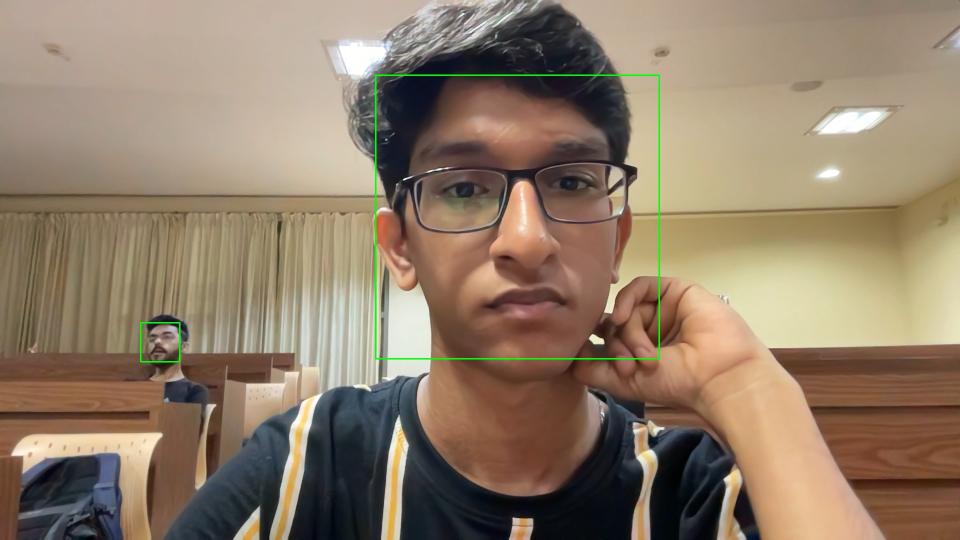
#> input picture aurora-main/2.jpg, 1920 x 1080 px, given in place of bird.jpeg, which was not available (shown at 1/2 size)
$ jupyter execute opencv_basics.ipynb   (text cells are left out)
#> lines starting #> are read from the running program, lines starting #| are printed output that depends on the picture; pictures that were not available may be replaced by others from this repository, and a replacement may not be noted
[cell 1]
import cv2
import numpy as np
import matplotlib.pyplot as plt

[cell 2]
# reading an image
image = cv2.imread('bird.jpeg')
#> image is the input picture: shape (1080, 1920, 3); mean B, G, R 104.5, 124.9, 143.5
plt.imshow(image)

[cell 3]
import cv2

image = cv2.imread("bird.jpeg", cv2.IMREAD_COLOR)
cv2.imshow("image", image)
cv2.waitKey(0)

cv2.destroyAllWindows()

[cell 4]
# height - 700, width - 1120, channels - 3 RGB/BGR
# if grayscale image, channel - 1
image.shape
#> Out = (1080, 1920, 3)

[cell 5]
# To change the image to RGB
RGB_img = cv2.cvtColor(image, cv2.COLOR_BGR2RGB)
plt.imshow(RGB_img)

[cell 6]
# To change the image to grayscale
gray = cv2.cvtColor(image, cv2.COLOR_BGR2GRAY)
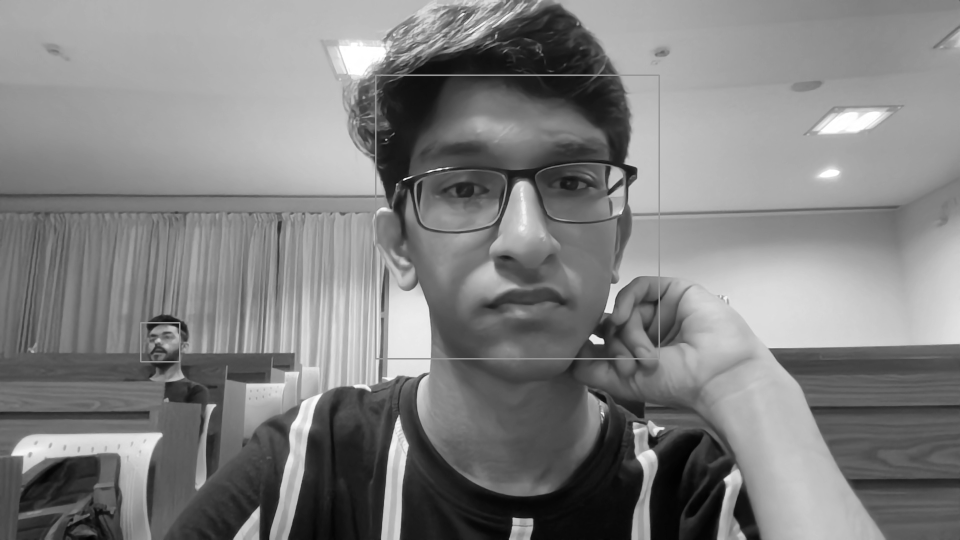
#> gray: shape (1080, 1920) (shown at 1/2 size); min 1, max 255, mean 128.2
plt.imshow(gray,cmap='gray')

[cell 7]
B, G, R = cv2.split(image)
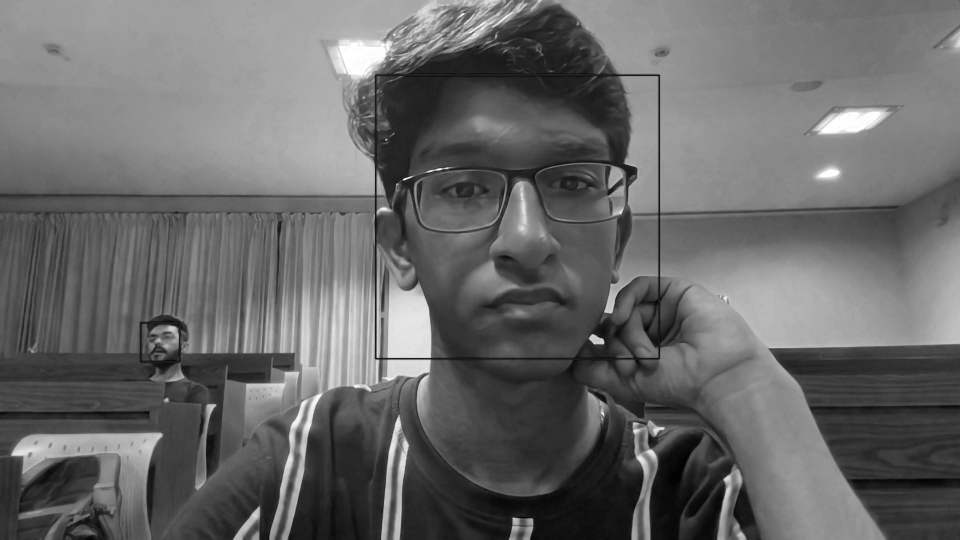
#> B: shape (1080, 1920) (shown at 1/2 size); min 0, max 255, mean 104.5
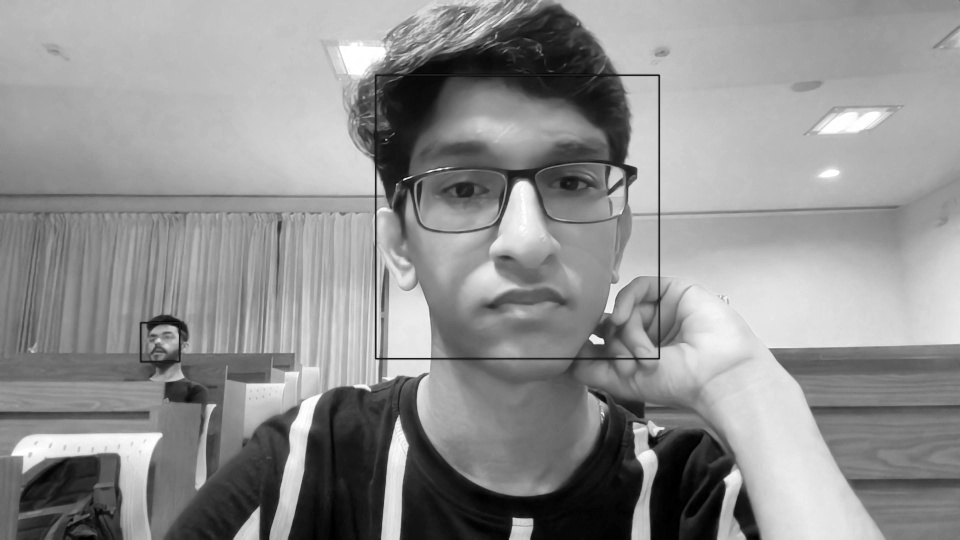
#> R: shape (1080, 1920) (shown at 1/2 size); min 0, max 255, mean 143.5

[cell 8]
cv2.imshow("Blue",B)
cv2.waitKey(0)
cv2.destroyAllWindows()

[cell 9]
cv2.imshow("Green",G)
cv2.waitKey(0)
cv2.destroyAllWindows()

[cell 10]
cv2.imshow("Red",R)
cv2.waitKey(0)
cv2.destroyAllWindows()

[cell 11]
# Image Addition
added=cv2.add(B, G)
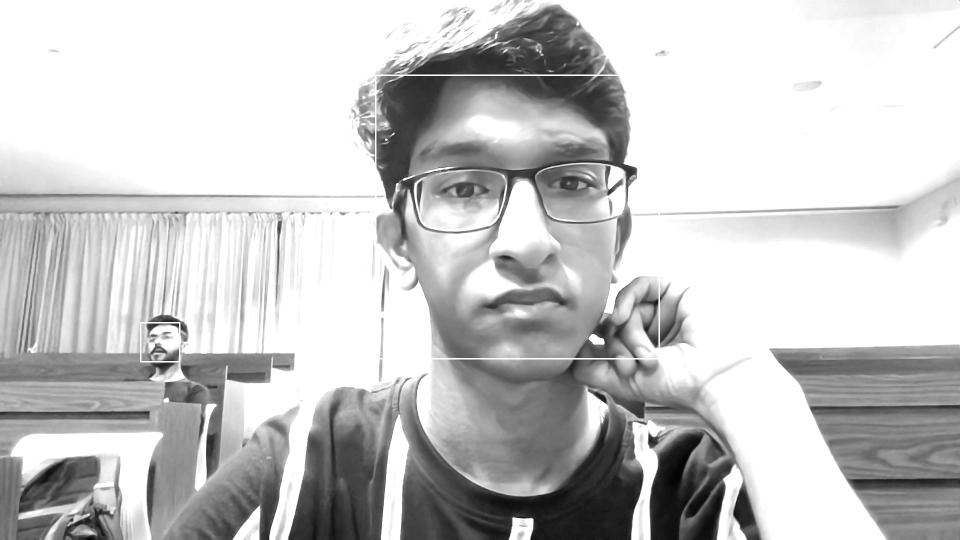
#> added: shape (1080, 1920) (shown at 1/2 size); min 1, max 255, mean 197.7
cv2.imshow("Added",added)
cv2.waitKey(0)
cv2.destroyAllWindows()

[cell 12]
weighted=cv2.addWeighted(B, 0.5, G, 0.5, 0.2)
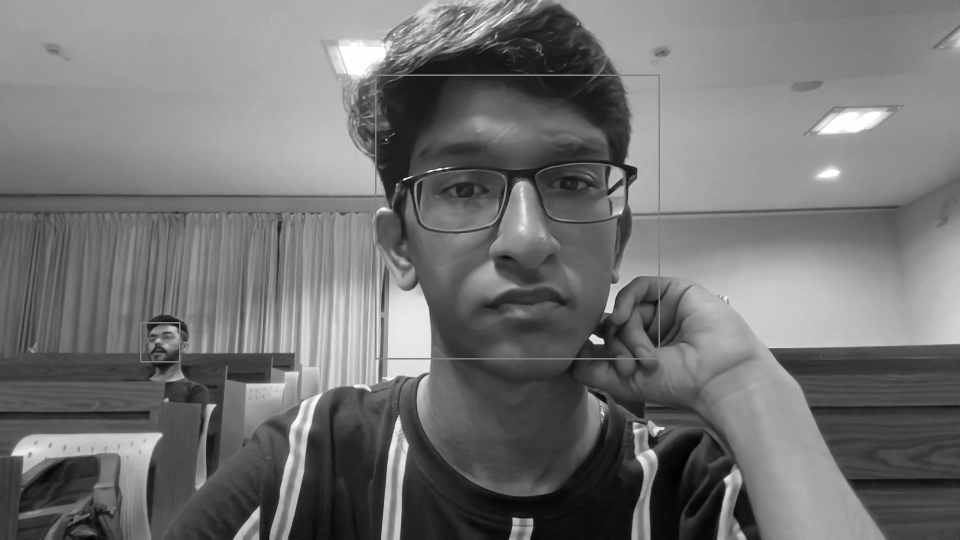
#> weighted: shape (1080, 1920) (shown at 1/2 size); min 1, max 255, mean 115
cv2.imshow("Added",weighted)
cv2.waitKey(0)
cv2.destroyAllWindows()

[cell 13]
cap = cv2.VideoCapture('lane_vgt.mp4')
while(cap.isOpened()):
  # Capture each frame
    ret, frame = cap.read()
    if ret == True:
            cv2.imshow('Frame', frame)

            # Press Q on keyboard to exit
            if cv2.waitKey(1) & 0xFF == ord('q'):
#> (key q is pressed here)
                break

[cell 14]
copy=image
plt.imshow(cv2.rectangle(image,(384,0),(510,128),(0,255,0),3))

[cell 15]
plt.imshow(cv2.circle(image,(447,63), 63, (0,0,255), -1))

[cell 16]
# Adding text to Images
font = cv2.FONT_HERSHEY_SIMPLEX
plt.imshow(cv2.putText(image,'OpenCV',(10,500), font, 4,(255,255,255),2,cv2.LINE_AA))
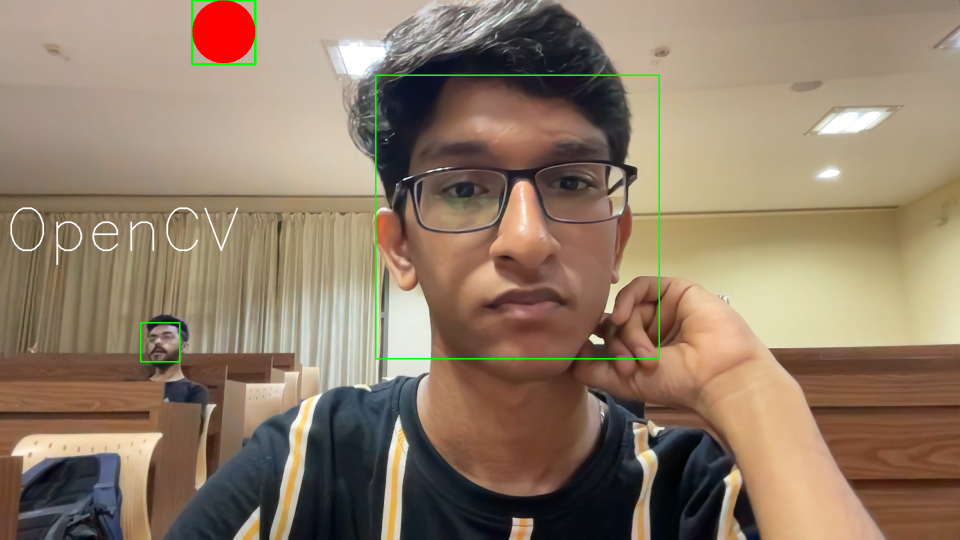
#> image: shape (1080, 1920, 3) (shown at 1/2 size); mean B, G, R 103.7, 124.2, 143.9

[cell 17]
def draw_circle(event,x,y,flags,param):
    if event == cv2.EVENT_LBUTTONDBLCLK:
        cv2.circle(img,(x,y),100,(255,0,0),-1)
# Create a black image, a window and bind the function to window
img = np.zeros((512,512,3), np.uint8)
cv2.namedWindow('image')
cv2.setMouseCallback('image',draw_circle)
while(1):
    cv2.imshow('image',img)
    if cv2.waitKey(20) & 0xFF == ord('q'):
#> (key q is pressed here)
        break
cv2.destroyAllWindows()

[cell 18]
cv2.useOptimized()

[cell 19]
# ROI extraction
plt.imshow(image[280:340, 330:390])
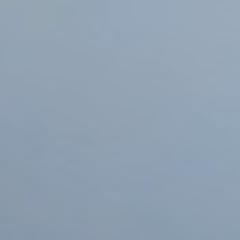
#> shown: shape (60, 60, 3) (shown 4 times larger); mean R, G, B 144.4, 161.6, 178.8

[cell 20]
# Thresholding

ret,thresh1 = cv2.threshold(img,127,255,cv2.THRESH_BINARY)
ret,thresh2 = cv2.threshold(img,127,255,cv2.THRESH_BINARY_INV)
ret,thresh3 = cv2.threshold(img,127,255,cv2.THRESH_TRUNC)
ret,thresh4 = cv2.threshold(img,127,255,cv2.THRESH_TOZERO)
ret,thresh5 = cv2.threshold(img,127,255,cv2.THRESH_TOZERO_INV)
titles = ['Original Image','BINARY','BINARY_INV','TRUNC','TOZERO','TOZERO_INV']
images = [image, thresh1, thresh2, thresh3, thresh4, thresh5]
for i in range(6):
    plt.subplot(2,3,i+1),plt.imshow(images[i],'gray',vmin=0,vmax=255)
    plt.title(titles[i])
    plt.xticks([]),plt.yticks([])
plt.show()
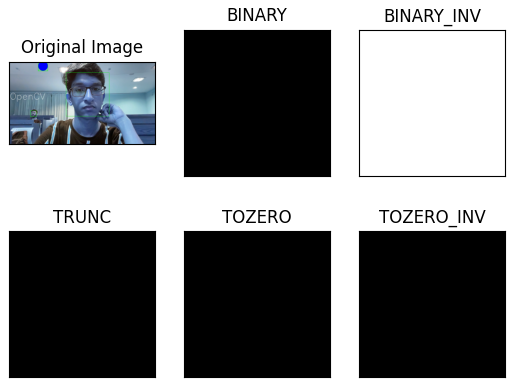
#> figure drawn by matplotlib, 6 panels; B, G, R data is drawn as R, G, B

[cell 21]
# Thresholding using TrackBar

cv2.namedWindow('change')

def nothing(x):
    pass

cv2.createTrackbar('low', 'change', 0, 255, nothing)
cv2.createTrackbar('high', 'change', 0, 255, nothing)

gray=cv2.cvtColor(image,cv2.COLOR_BGR2GRAY)


while(True):

    # get current positions of all Three trackbars
    l = cv2.getTrackbarPos('low', 'change')
    h = cv2.getTrackbarPos('high', 'change')

    ret,thresh = cv2.threshold(gray,l,h,cv2.THRESH_BINARY)
#> thresh: shape (1080, 1920); every value is 0
#> ret = 0

    # show image
    cv2.imshow('change', thresh)

    # for button pressing and changing
    if cv2.waitKey(1) & 0xFF == ord('q'):
#> (key q is pressed here)
        break

cv2.destroyAllWindows()

[cell 22]
plt.imshow(cv2.GaussianBlur(image,(5,5),0))
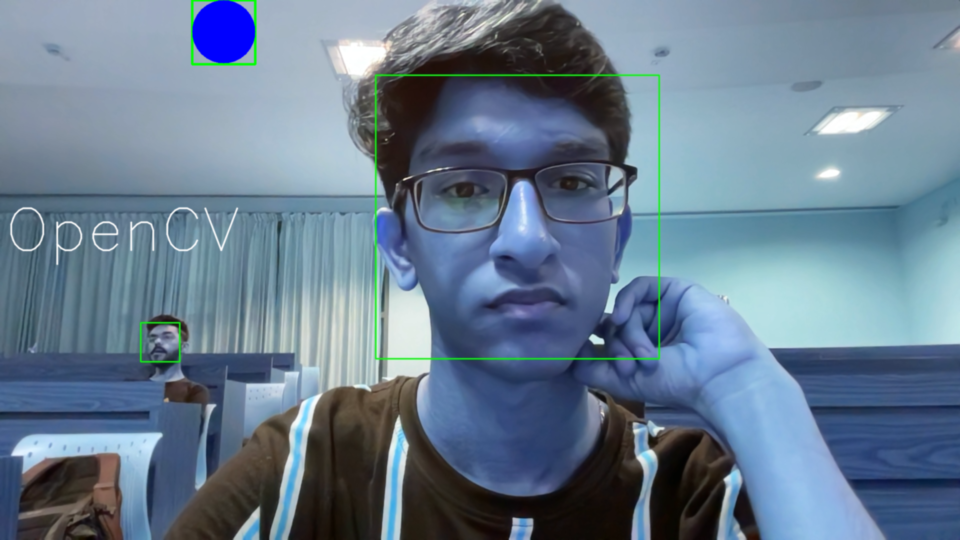
#> shown: shape (1080, 1920, 3) (shown at 1/2 size); mean R, G, B 103.7, 124.2, 143.9

[cell 23]
edges = cv2.Canny(gray,100,200)
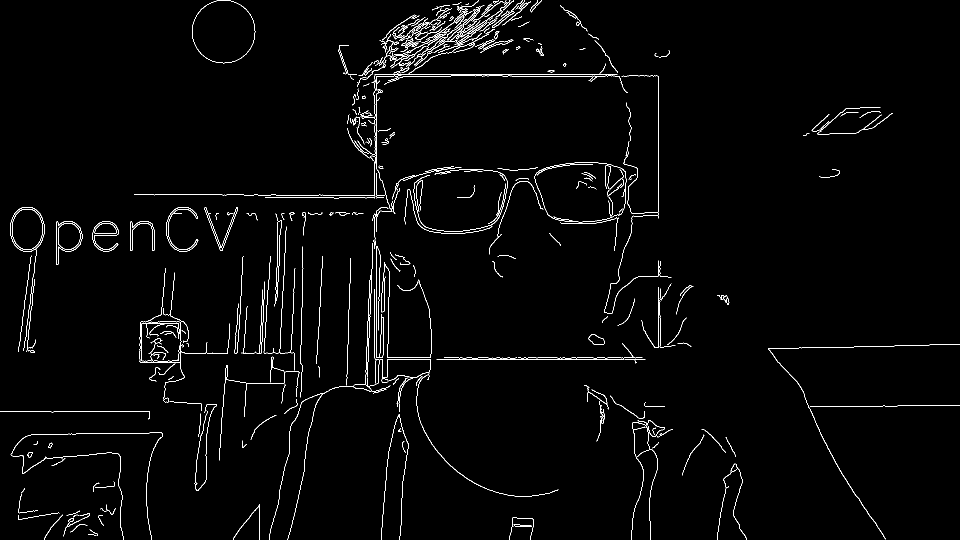
#> edges: shape (1080, 1920) (shown at 1/2 size); 1.8% white in thin lines or dots
plt.imshow(edges,cmap='gray')
